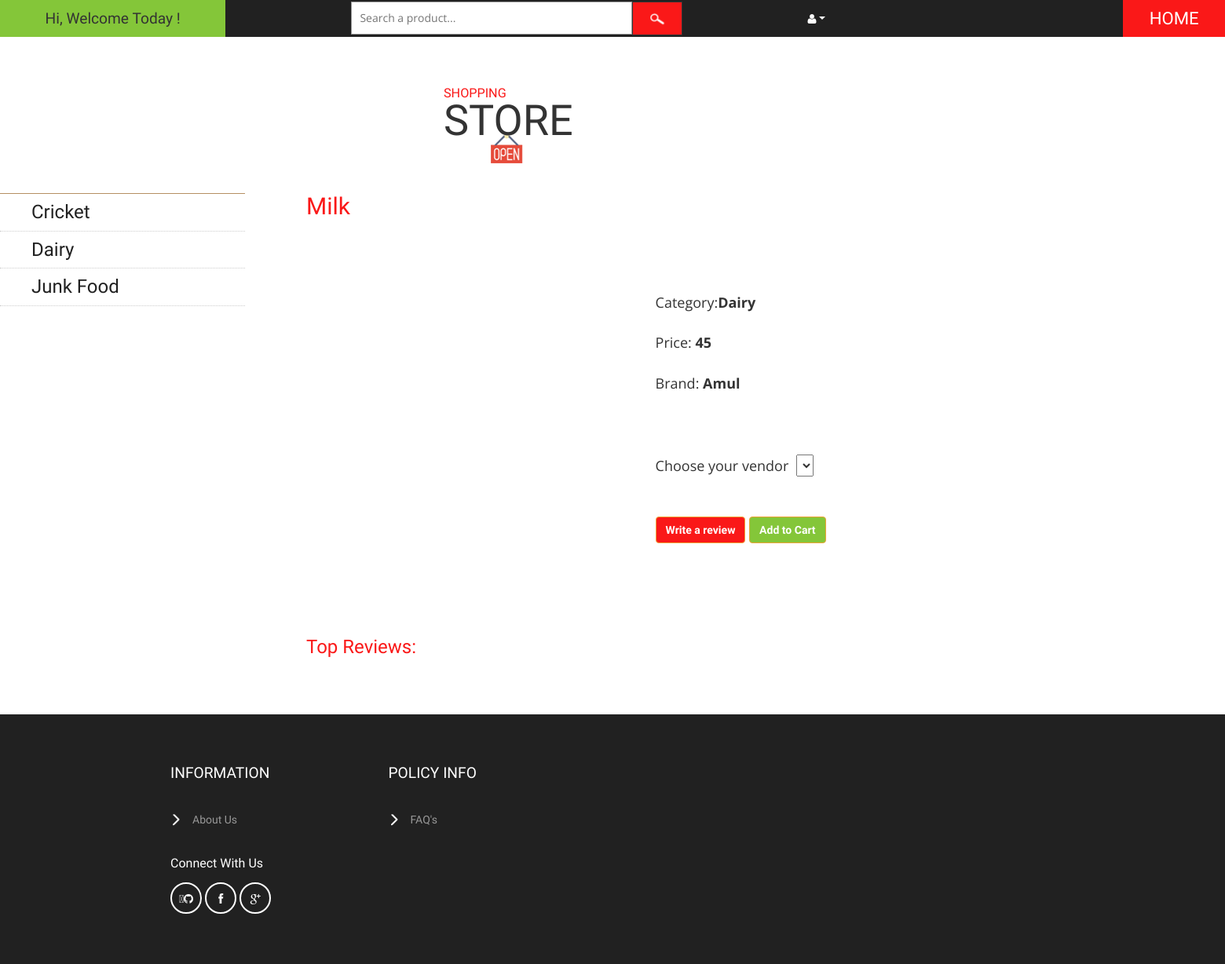
The app's page /customer/home/2/1/, older data.
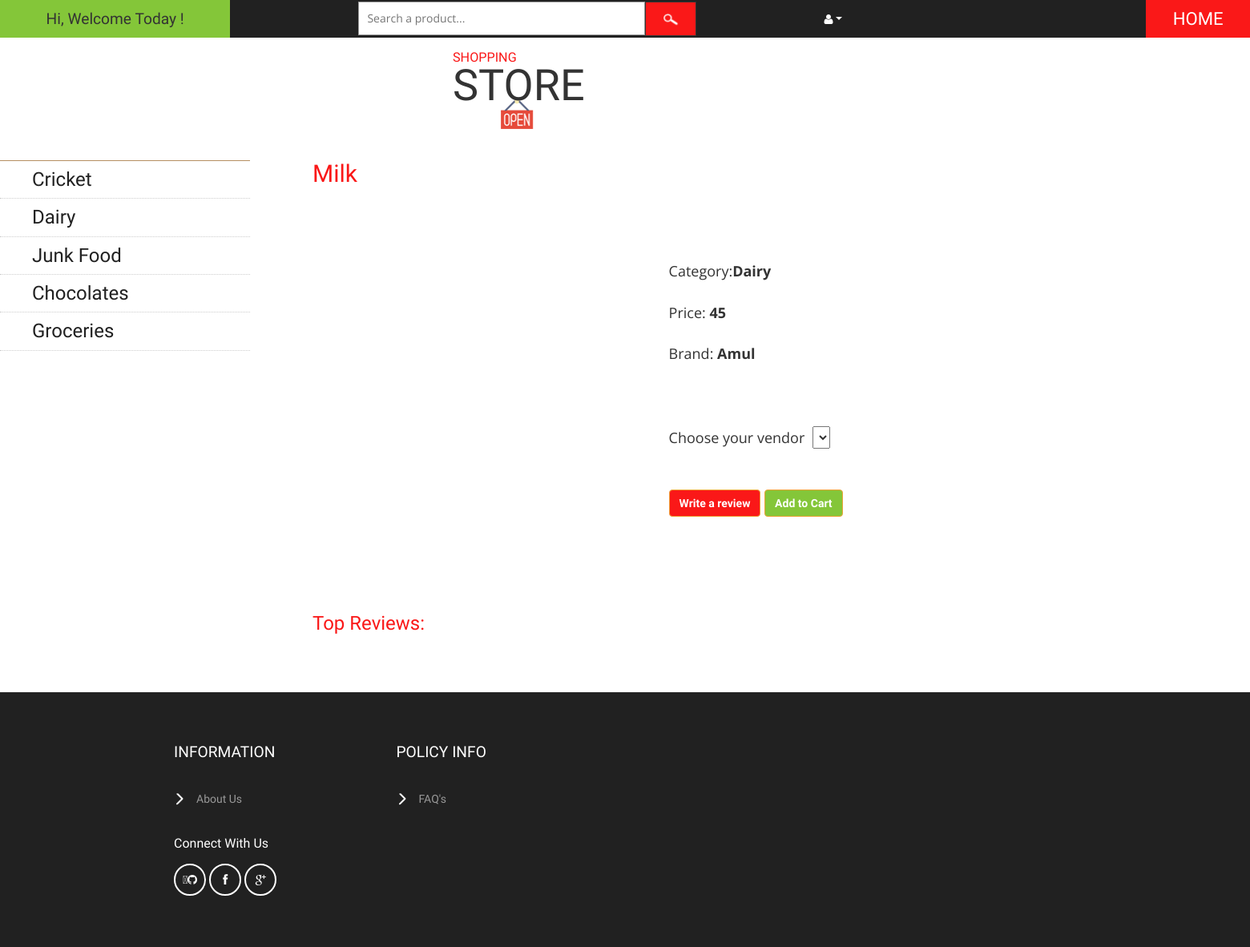
The same page, newer data.
### vendor/models.py (models this page shows, shortened)
class Category(models.Model):
    cat_name = models.CharField(max_length=150)

### customer/views.py (the view)
# urls.py: path('home/<int:pk>/<int:ck>/', views.itemdetailview, name='specificitem'),
def itemdetailview(request, pk, ck):
    categories = Category.objects.all()
    cat = Category.objects.get(id=pk)
    prod = Product.objects.get(id=ck)
    products = Product.objects.filter(category=cat)
    all_vendors = VendorQty.objects.filter(product=prod)
    current_order_products = []
    if request.user.is_authenticated:
        filtered_orders = Order.objects.filter(owner=request.user.cus, is_ordered=False)
        if filtered_orders.exists():
            user_order = filtered_orders[0]
            user_order_items = user_order.items.all()
            current_order_products = [product.product for product in user_order_items]
    context = {
        'categories': categories,
        'cat': cat,
        'prod': prod,
        'vendors': all_vendors,
        'current_order_products': current_order_products,
    }
    return render(request, "customer/itemdetail.html", context)

### customer/templates/customer/itemdetail.html (shortened to what this page needs)
{% extends 'customer/base.html' %}
{% load static %}
{% block content %}
    <br>
    <div style="font-size: large;">
        <div class="collapse navbar-collapse" id="bs-megadropdown-tabs" style="width:20%;float: left;">
            <ul class="nav navbar-nav nav_1">
                {% for cat in categories %}
                    <li><a href={% url 'customer:items' cat.id %}><h3>{{ cat.cat_name }}</h3></a></li>
                {% endfor %}
            </ul>
        </div>
        <div style="padding-left:15%;margin-left:10%;">
            <h2 style="color:#FA1818;">{{ prod.prod_name }}</h2>
            <div style="display:inline-block;float:left;width:30%;padding-top: 4%;">
            </div>
            <div style="display: inline-block; width:60%;padding:8%;">
                <div style="font-size: large;">
                    Category:<b>{{ prod.category.cat_name }}</b><br><br>
                    Price: <b>{{ prod.cost }}</b><br><br>
                    {% if prod.brand|length > 0 %}
                        Brand: <b>{{ prod.brand }}</b><br><br>
                    {% endif %}
                    <br><br>
                    Choose your vendor&nbsp;
                    <select id="select_vendor">
                    </select>
                </div>
                {% if prod in current_order_products %}
                    <br><br>
                    <a class="btn btn-warning" href="{% url 'customer:review'  cat.id prod.id %}"
                       style="background-color: #FA1818;color:white;"><b>Write a review</b></a>
                    <a class="btn btn-warning cart-add" href="{% url 'cart:order_summary' %}"
                       style="background-color: #84C639;color:white;"><b>Go to Cart</b></a>
                {% else %}
                    <span id="prod_{{ prod.id }}" nextto="{% url 'customer:items' cat.id %}"
                          add_url="{% url 'cart:add_to_cart' prod.id %}">
                    <br><br>
                    <a class="btn btn-warning" href="{% url 'customer:review'  cat.id prod.id %}"
                       style="background-color: #FA1818;color:white;"><b>Write a review</b></a>
                    <a class="btn btn-warning cart-add"
                       style="background-color: #84C639;color:white;"><b>Add to Cart</b></a>
                {% endif %}
                </span>
            </div>
            <br>
            <div style="margin-bottom:4%;">
                <br>
                <h3 style="color:#FA1818;">Top Reviews:</h3>
                <br>
            </div>
        </div>
    </div>
{% endblock %}

Row changes from the older to the newer data that the page shows:
added Category: cat_name "Chocolates"
added Category: cat_name "Groceries"
